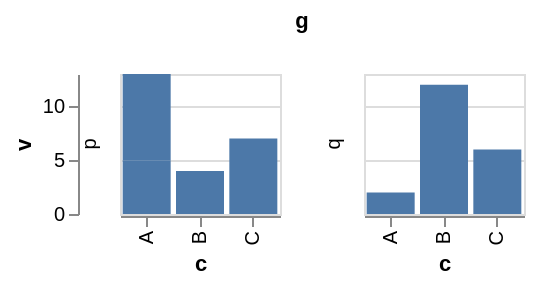

The specification (Vega-Lite) saved for this image:
### Vega-Lite specification from a JSON file in a GitHub repository (floating-point values rounded to 4 significant figures)
{"$schema": "https://vega.github.io/schema/vega-lite/v6.json", "padding": 5, "autosize": "pad", "data": {"name": "table", "values": [{"c": "A", "g": "p", "x": 1, "y": 2, "v": 5, "t": "2024-01-15", "o": {"v": 3}, "IMDB Rating": 6.1, "d": "x1"}, {"c": "B", "g": "q", "x": 2, "y": 4, "v": 9, "t": "2024-02-20", "o": {"v": 7}, "IMDB Rating": 7.4, "d": "x2"}, {"c": "A", "g": "q", "x": 3, "y": 3, "v": 2, "t": "2024-03-05", "o": {"v": 1}, "IMDB Rating": 5.2, "d": "x1"}, {"c": "C", "g": "p", "x": 4, "y": 6, "v": 7, "t": "2024-05-30", "o": {"v": 4}, "IMDB Rating": 8.8, "d": "x3"}, {"c": "B", "g": "p", "x": 5, "y": 5, "v": 4, "t": "2024-07-11", "o": {"v": 9}, "IMDB Rating": 6.9, "d": "x2"}, {"c": "C", "g": "q", "x": 6, "y": 8, "v": 6, "t": "2024-09-02", "o": {"v": 2}, "IMDB Rating": 7.7, "d": "x3"}, {"c": "A", "g": "p", "x": 7, "y": 7, "v": 8, "t": "2024-11-25", "o": {"v": 5}, "IMDB Rating": 4.4, "d": "x1"}, {"c": "B", "g": "q", "x": 8, "y": 9, "v": 3, "t": "2024-12-31", "o": {"v": 8}, "IMDB Rating": 9.1, "d": "x2"}]}, "mark": "bar", "width": 80, "height": 70, "encoding": {"x": {"field": "c", "type": "nominal"}, "y": {"field": "v", "type": "quantitative"}, "column": {"field": "g", "type": "nominal", "header": {"labelOrient": "left"}}}}
